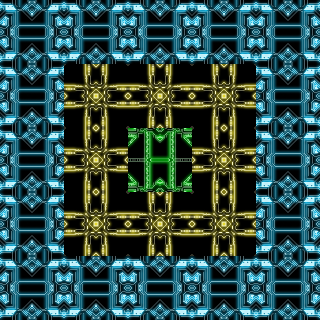

This game map was drawn from its Tiled (.tmx) file and the tilesets committed beside it. A one-line description and the trimmed map source follow:
An orthogonal 5x5 tile map with 64x64 px tiles, 3 tile layers (Background, Dynamic_Obstacles, Walls).

<map version="1.0" orientation="orthogonal" renderorder="right-down" width="5" height="5" tilewidth="64" tileheight="64" nextobjectid="1">
 <tileset firstgid="1" name="64pxTileSet" tilewidth="64" tileheight="64">
  <image source="../64pxTileSet.png" width="1472" height="128" />
 </tileset>
 <layer name="Background" width="5" height="5">
  <data>[25 cells, 25 non-empty, 3 distinct tile ids]</data>
 </layer>
 <layer name="Dynamic_Obstacles" width="5" height="5">
  <data>[25 cells, 0 non-empty, 0 distinct tile ids]</data>
 </layer>
 <layer name="Walls" width="5" height="5">
  <data>[25 cells, 0 non-empty, 0 distinct tile ids]</data>
 </layer>
</map>
